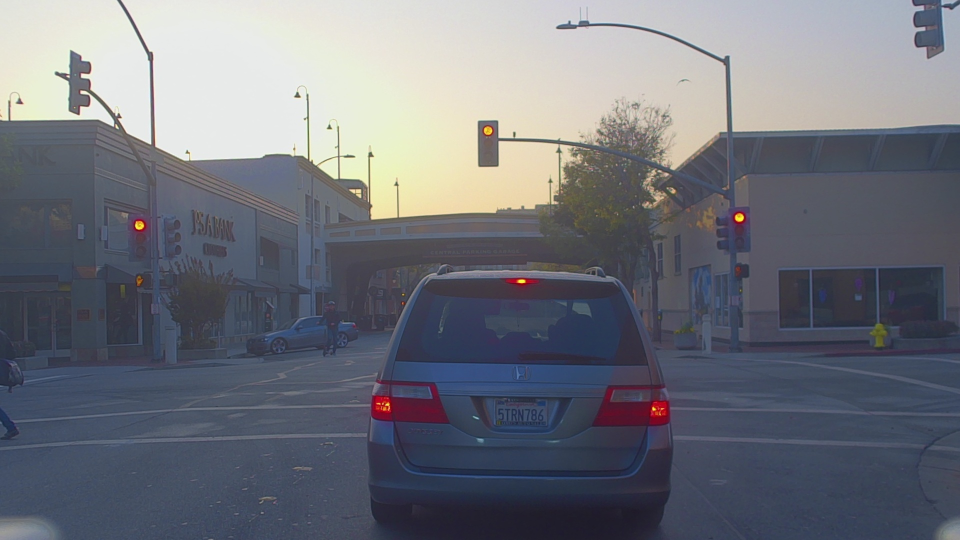
#> input picture testdata/perception/YOLOv3/train/san_mateo_2018/images/US-MKZ6_17_1542728195_1542728250_153.jpg, 1920 x 1080 px (shown at 1/2 size)
$ python -i yolov3_evaluate.py   (imports and definitions only)
#> lines starting #> are read from the running program, lines starting #| are printed output that depends on the picture
### fueling/common/logging.py
#!/usr/bin/env python
"""Log utils."""

import os

from absl.logging import *

"""
Usage tips
https://github.com/abseil/abseil-py/blob/master/absl/logging/__init__.py#L15
"""


class LogInit(object):
    INITED = False

    @classmethod
    def init(cls):
        if cls.INITED:
            return
        verbosity = os.environ.get('LOG_VERBOSITY', 'INFO')
        if verbosity == 'INFO':
            set_verbosity(INFO)
        elif verbosity == 'DEBUG':
            set_verbosity(DEBUG)
        elif verbosity == 'WARNING':
            set_verbosity(WARNING)
        elif verbosity == 'ERROR':
            set_verbosity(ERROR)
        elif verbosity == 'FATAL':
            set_verbosity(FATAL)
        cls.INITED = True
        use_absl_handler()
        info('Absl.logging inited with verbosity ' + verbosity)


LogInit.init()

### fueling/perception/YOLOv3/yolov3_evaluate.py
#!/usr/bin/env python3

from datetime import datetime
import glob
import os

from absl import flags
from PIL import Image
from pycocotools.coco import COCO
from pycocotools.cocoeval import COCOeval
import numpy as np
import tarfile

from fueling.common.base_pipeline import BasePipeline
from fueling.common.partners import partners
from fueling.perception.YOLOv3 import config as cfg
from fueling.perception.YOLOv3.utils import yolo_utils as utils
import fueling.common.email_utils as email_utils
import fueling.common.logging as logging

CLASS_NAME_ID_MAP = cfg.class_map


# [60 lines left out: functions match_label_to_result, compile_images, not called in this run]


def compile_annotations(image_label_result_uid_list):
    """
    Compile annotations into the cocoAPI format.
    """
    image_objs_label_result_uid_list = []
    obj_id = 0
    for element in image_label_result_uid_list:
        image_info, label_txt_path, result_txt_path, uid = element
        objs = []
        for line in open(label_txt_path).readlines():
            cls_name = line.split()[0]
            if cls_name in CLASS_NAME_ID_MAP:
                objs += [([float(e) for e in line.split()[1:]], CLASS_NAME_ID_MAP[line.split()[0]])]
        width = image_info["width"]
        height = image_info["height"]
        ann_list = []
        for obj in objs:
            x0, y0, x1, y1 = obj[0][3:7]
            # [5 lines of commented-out code are left out]
            cat_id = obj[1]

            obj_dic = {"area": round((x1 - x0 + 1) * (y1 - y0 + 1), 2),
                       "bbox": [x0, y0, round(x1 - x0 + 1, 2), round(y1 - y0 + 1, 2)],
                       "category_id": cat_id,
                       "id": obj_id,
                       "image_id": uid,
                       "iscrowd": 0,
                       "segmentation": None}
            obj_id += 1
            ann_list.append(obj_dic)
        image_objs_label_result_uid_list.append(
            (image_info, ann_list, label_txt_path, result_txt_path, uid))
    return image_objs_label_result_uid_list


# [82 lines left out: functions read_results, compile_categories, notify_results, not called in this run]


# [60 lines that did not run here, left out]


# [2 lines not run here, left out]

>>> import cv2
>>> picture = cv2.imread('../../../testdata/perception/YOLOv3/train/san_mateo_2018/images/US-MKZ6_17_1542728195_1542728250_153.jpg', cv2.IMREAD_GRAYSCALE)
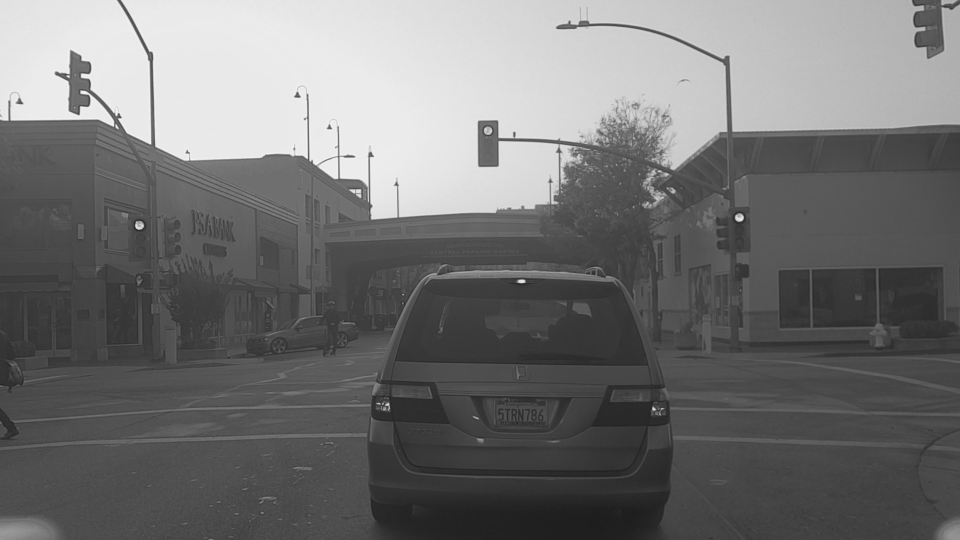
#> picture: shape (1080, 1920) (shown at 1/2 size); min 28, max 252, mean 114.2
#> the loop in compile_annotations, `for element in image_label_result_uid_list:` made 1 pass
#> after the loop in compile_annotations, `for element in image_label_result_uid_list:`: image_objs_label_result_uid_list = []; obj_id = 0
#> (the run stopped early here; a loop or call above may not have finished)
